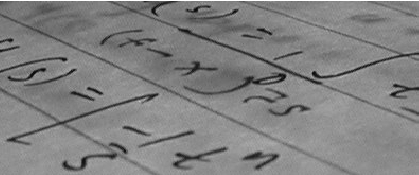
#> input picture text.PNG, 419 x 175 px
$ jupyter execute project_final_Gherman_Mircica.ipynb
#> lines starting #> are read from the running program, lines starting #| are printed output that depends on the picture; after the words box and inside, x2 and y2 are one past the last pixel; in counts of white or black regions, pixels touching at a corner belong together
# **Numerical Image Processing Project - SUSAN Corner Detector**

Realized by: Diandra Gherman and Tudor Mircică

Library import

[cell 1]
import cv2
import matplotlib.pyplot as plt
import numpy as np

Import and display gray scale image

[cell 2]
img = cv2.imread('text.PNG')
#> img is the input picture: shape (175, 419, 3); min 10, max 255, mean 129.8
gray = cv2.cvtColor(img,cv2.COLOR_BGR2GRAY)
gray = gray.astype(np.float64)

plt.figure()
plt.imshow(img)
plt.suptitle("The original image")
plt.show()

Creating a circular mask of 57 pixels ( 9 x 9 square matrix with 0 around corners)

[cell 3]
M= np.ones((9,9))

#line 1
M[0,0]=0
M[0,1]=0
M[0,2]=0
M[0,6]=0
M[0,7]=0
M[0,8]=0

#line 2
M[1,0]=0
M[1,1]=0
M[1,7]=0
M[1,8]=0

#line 3
M[2,0]=0
M[2,8]=0

#line 7
M[6,0]=0
M[6,8]=0

#line 8
M[7,0]=0
M[7,1]=0
M[7,7]=0
M[7,8]=0

#line 9
M[8,0]=0
M[8,1]=0
M[8,2]=0
M[8,6]=0
M[8,7]=0
M[8,8]=0

print("The SUSAN mask: \n")
for r in M:
    print ('  '.join(map(str, r)))

Define the geometric threshold

[cell 4]
#size of the mask
s = np.sum([M==1])
print("Size of mask:",s)
g = int(s/2);
print("Value of the geometrical threshold:", g)

Set the value of the threshold

[cell 5]
t = 55

Implementation of the SUSAN corner detection algorithm

[cell 6]
d = int((M.shape[0]-1)/2)
h = int(len(gray) - 2*d)
#> h = 167
w = int(len(gray[0]) - 2*d)
#> w = 411
#calculating the computation region that is placed under the mask
for i in range(d,h):
  for j in range(d,w):
    ir=np.array(gray[i-d:i+d+1, j-d:j+d+1])
    for p in range(0, ir.shape[0]):
      for q in range(0, ir.shape[1]):
        ir[p][q] = ir[p][q] * M[p][q]

    ir0 = gray[i][j]
    c = 0
    for p in range(0, ir.shape[0]):
      for q in range(0, ir.shape[1]):
        if abs(ir[p][q]-ir0) < t:
          c = c + 1
    if c <= g:
      c = g-c
    else:
      c = 0
    if c != 0:
      img[i][j] = [255,0,255]
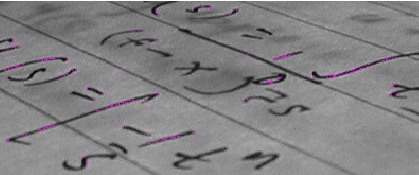
#> img: shape (175, 419, 3); 0.41% of pixels changed, all inside (x1, y1, x2, y2) = (4, 6, 407, 165)

print("Size of the computation region", ir.shape)
#| Size of the computation region (9, 9)

The result of the algorithm

[cell 7]
plt.figure()
plt.imshow(img)
plt.suptitle("The original image after applying the SUSAN corner detection method")
print("Size of original gray scale image:", gray.shape)
#| Size of original gray scale image: (175, 419)
